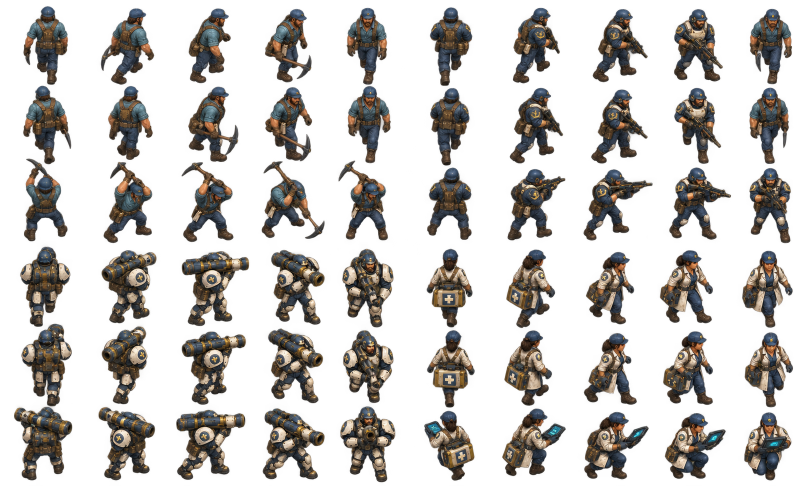
#> input picture dist/auralis/races/aurora-directional.png, 1619 x 971 px (shown at 1/2 size); its folder holds 4 pictures in this run
$ python prepare-directional-atlas.py
#> lines starting #> are read from the running program, lines starting #| are printed output that depends on the picture
"""Read-only alpha inspection of generated directional PNGs; emit crop metadata.

Pixels are never edited. Reviewed frame substitutions exclude incorrect generated
walk poses rather than alternating a right-facing body with a left-facing one.
"""
from pathlib import Path
from PIL import Image
import json

ROOT = Path(__file__).resolve().parents[1] / 'dist' / 'auralis' / 'races'

def character_box(alpha):
    # A neighboring sprite can leave a few opaque edge pixels in an otherwise
    # clean gutter. Crop to the character's substantial connected components.
    w,h=alpha.size
    pixels=list(alpha.get_flattened_data())
    seen=bytearray(w*h)
    components=[]
    for start,p in enumerate(pixels):
        if p<=48 or seen[start]: continue
        stack=[start];seen[start]=1;count=0;l=w;t=h;rr=0;b=0
        while stack:
            at=stack.pop();x=at%w;y=at//w;count+=1
            l=min(l,x);t=min(t,y);rr=max(rr,x+1);b=max(b,y+1)
            for nx,ny in [(x-1,y),(x+1,y),(x,y-1),(x,y+1)]:
                if 0<=nx<w and 0<=ny<h:
                    n=ny*w+nx
                    if not seen[n] and pixels[n]>48: seen[n]=1;stack.append(n)
        components.append((count,(l,t,rr,b)))
    assert components
    biggest=max(c[0] for c in components)
    boxes=[box for count,box in components if count>=max(12,biggest*.02)]
    return min(b[0] for b in boxes),min(b[1] for b in boxes),max(b[2] for b in boxes),max(b[3] for b in boxes)

def edges(alpha, count, vertical=False):
    w,h = alpha.size
    length = w if vertical else h
    density = [sum(p > 48 for p in alpha.crop((n,0,n+1,h) if vertical else (0,n,w,n+1)).get_flattened_data()) for n in range(length)]
    result = [0]
    for i in range(1,count):
        ideal = round(length*i/count)
        radius = round(length/count*.12)
        result.append(min(range(ideal-radius,ideal+radius+1), key=lambda n:(density[n],abs(n-ideal))))
    return result+[length]

out = {}
for race in ['aurora','kharun','nebari','arca']:
    image = Image.open(ROOT / f'{race}-directional.png')
#> image is the input picture: PIL image 1619x971 RGBA; mean R, G, B, A 32.3, 29.1, 25.5, 78.7
    assert image.mode == 'RGBA'
    alpha = image.getchannel('A')
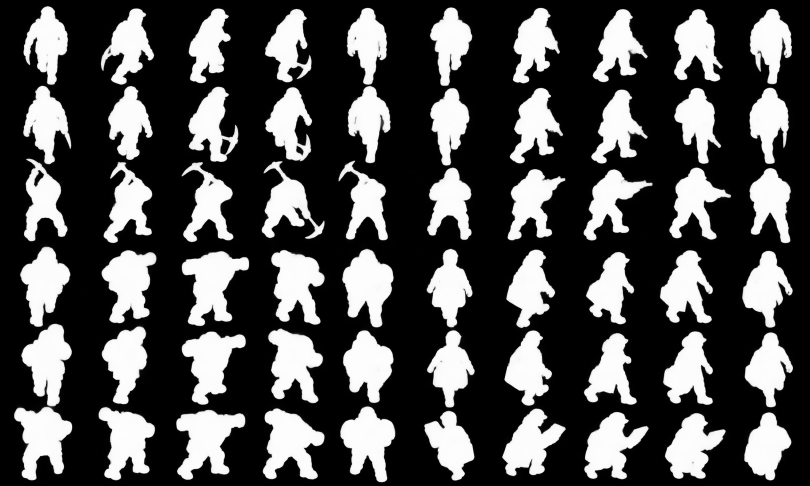
#> alpha: PIL image 1619x971 L (shown at 1/2 size); min 0, max 255, mean 78.7
    assert alpha.histogram()[0] > image.width*image.height*.25, f'{race}: real transparency required'
    ys = edges(alpha,6)
#> (the run stopped early here; a loop or call above may not have finished)
